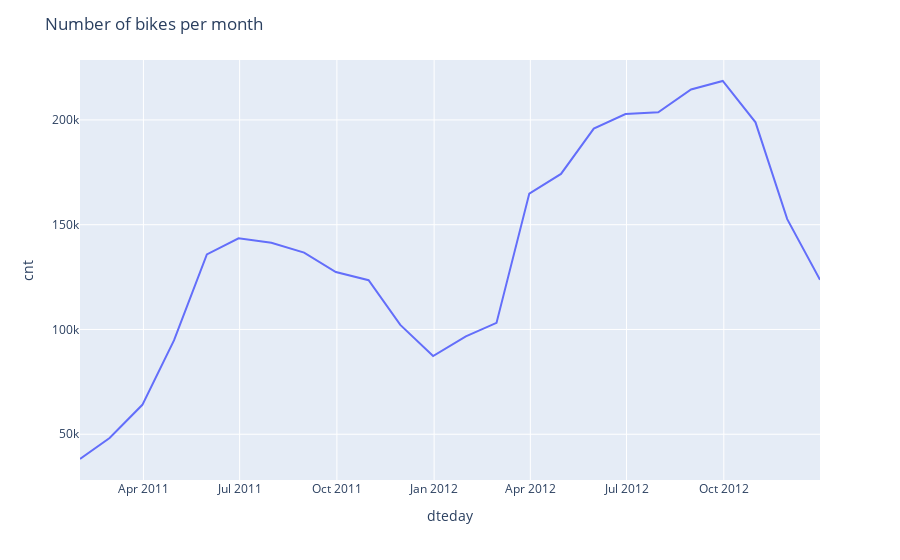

Notebook source saved alongside this figure:
### Code cell
fig = px.line(df_monthly, x=df_monthly.index, y='cnt')
fig.update_layout(title='Number of bikes per month')
fig.show()

### Figure 1 — Plotly figure (JSON) as saved in the notebook; plotly's stock layout.template omitted (floating-point values rounded to 4 significant figures)
{"data": [{"hovertemplate": "dteday=%{x}<br>cnt=%{y}<extra></extra>", "legendgroup": "", "line": {"color": "#636efa", "dash": "solid"}, "mode": "lines", "name": "", "orientation": "v", "showlegend": false, "type": "scatter", "x": ["2011-01-31T00:00:00", "2011-02-28T00:00:00", "2011-03-31T00:00:00", "2011-04-30T00:00:00", "2011-05-31T00:00:00", "2011-06-30T00:00:00", "2011-07-31T00:00:00", "2011-08-31T00:00:00", "2011-09-30T00:00:00", "2011-10-31T00:00:00", "2011-11-30T00:00:00", "2011-12-31T00:00:00", "2012-01-31T00:00:00", "2012-02-29T00:00:00", "2012-03-31T00:00:00", "2012-04-30T00:00:00", "2012-05-31T00:00:00", "2012-06-30T00:00:00", "2012-07-31T00:00:00", "2012-08-31T00:00:00", "2012-09-30T00:00:00", "2012-10-31T00:00:00", "2012-11-30T00:00:00", "2012-12-31T00:00:00"], "xaxis": "x", "y": [38189, 48215, 64045, 94870, 135821, 143512, 141341, 136691, 127418, 123511, 102167, 87323, 96744, 103137, 164875, 174224, 195865, 202830, 203607, 214503, 218573, 198841, 152664, 123713], "yaxis": "y"}], "layout": {"legend": {"tracegroupgap": 0}, "margin": {"t": 60}, "title": {"text": "Number of bikes per month"}, "xaxis": {"anchor": "y", "domain": [0, 1], "title": {"text": "dteday"}}, "yaxis": {"anchor": "x", "domain": [0, 1], "title": {"text": "cnt"}}}}
